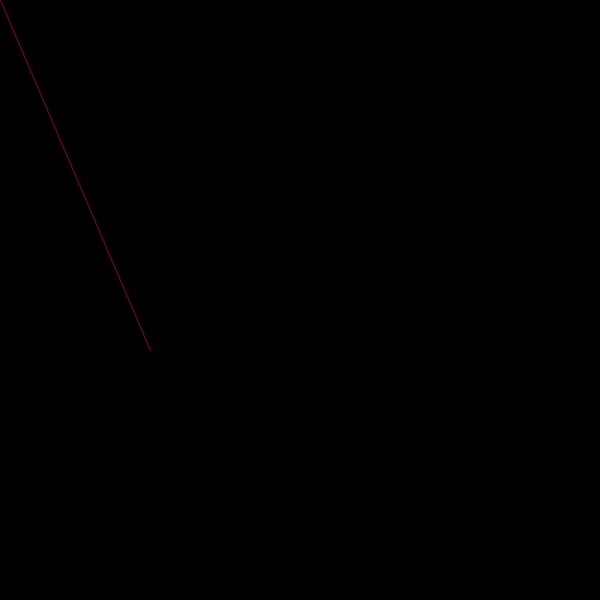
Frame 1 (no input)
Frame 60 (the mouse pressed at the canvas centre just before this capture): identical to frame 1, image omitted
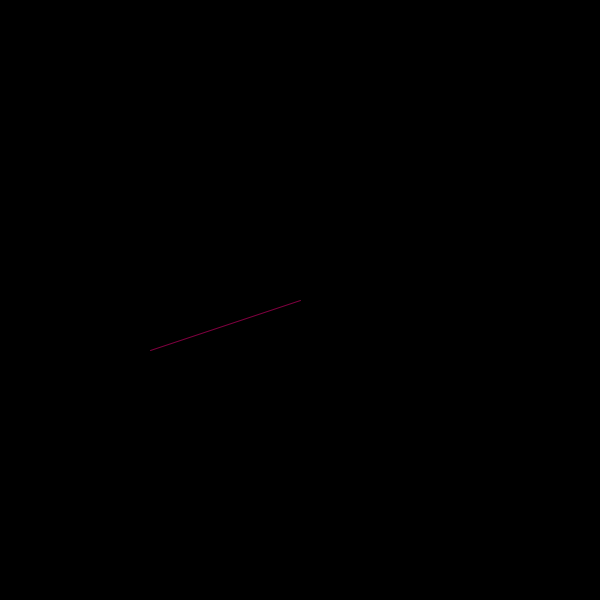
Frame 120 (the mouse held since frame 60 and released just before this capture)

The Processing sketch that drew these frames (run headless with seeded random() and noise(); from frame 60 on, the mouse is pressed at the canvas centre):

// Processing sketch: processing_186768
// ── processing_186768.pde

int x1=50;
int x2=100;
int x3=150;
int y1=0;
int y2=300;
int y3=350;


void setup() {
  size(600,600);
  background(255);
}


void draw() {
  //background(255);
  stroke(128,0,64);
  if (mouseY>300) {
    background(255, 60, 50);
  line(mouseX,mouseY,x2,y2);
  
  }
  else{
    background(0);
  line(mouseX,mouseY,x3,y3);
  
  
  
  }
 
}
